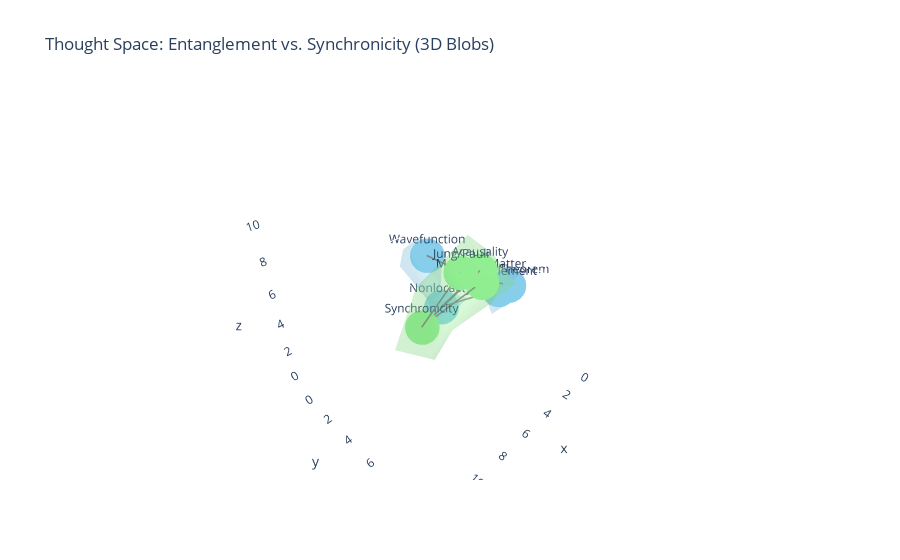

The notebook cell saved with this chart:
### Code cell
import networkx as nx
import plotly.graph_objects as go
import numpy as np
from scipy.spatial import ConvexHull

# -----------------------------
# Create the graph
# -----------------------------
G = nx.Graph()

# Blob A: Entanglement
ent_nodes = ["Entanglement", "Nonlocality", "Bell's Theorem", "Wavefunction"]
G.add_nodes_from(ent_nodes, group="entanglement")
G.add_edges_from([("Entanglement", "Nonlocality"),
                  ("Entanglement", "Bell's Theorem"),
                  ("Entanglement", "Wavefunction")])

# Blob B: Synchronicity
syn_nodes = ["Synchronicity", "Acausality", "Jung/Pauli", "Meaning-Matter"]
G.add_nodes_from(syn_nodes, group="synchronicity")
G.add_edges_from([("Synchronicity", "Acausality"),
                  ("Synchronicity", "Jung/Pauli"),
                  ("Synchronicity", "Meaning-Matter")])

# Cross-links (metaphorical bridges)
cross_links = [("Nonlocality", "Acausality"),
               ("Bell's Theorem", "Jung/Pauli")]
G.add_edges_from(cross_links)

# -----------------------------
# Assign 3D positions for nodes
# -----------------------------
np.random.seed(42)
pos = {}
# Blob A
for i, node in enumerate(ent_nodes):
    pos[node] = np.random.rand(3) * 5
# Blob B
for i, node in enumerate(syn_nodes):
    pos[node] = np.random.rand(3) * 5 + 6  # shift in space

# -----------------------------
# Function to create a visible blob (convex hull with dummy points)
# -----------------------------
def make_blob(points, color='skyblue', opacity=0.2, expand=1.5):
    new_points = []
    for p in points:
        for _ in range(10):  # 10 dummy points per node
            offset = np.random.randn(3) * 0.5 * expand
            new_points.append(p + offset)
    all_points = np.vstack([points, new_points])
    hull = ConvexHull(all_points)
    x, y, z = all_points[:,0], all_points[:,1], all_points[:,2]
    mesh = go.Mesh3d(
        x=x[hull.vertices],
        y=y[hull.vertices],
        z=z[hull.vertices],
        color=color,
        opacity=opacity,
        alphahull=5
    )
    return mesh

# Create blobs
ent_points = np.array([pos[n] for n in ent_nodes])
syn_points = np.array([pos[n] for n in syn_nodes])
blob_ent = make_blob(ent_points, color='skyblue')
blob_syn = make_blob(syn_points, color='lightgreen')

# -----------------------------
# Create edges
# -----------------------------
edge_x, edge_y, edge_z = [], [], []
for edge in G.edges():
    x0, y0, z0 = pos[edge[0]]
    x1, y1, z1 = pos[edge[1]]
    edge_x += [x0, x1, None]
    edge_y += [y0, y1, None]
    edge_z += [z0, z1, None]

edge_trace = go.Scatter3d(x=edge_x, y=edge_y, z=edge_z,
                          mode='lines',
                          line=dict(color='gray', width=3),
                          hoverinfo='none')

# -----------------------------
# Create node markers
# -----------------------------
node_x, node_y, node_z, node_text, node_color = [], [], [], [], []
for node, (x, y, z) in pos.items():
    node_x.append(x)
    node_y.append(y)
    node_z.append(z)
    node_text.append(node)
    node_color.append('skyblue' if G.nodes[node]['group']=="entanglement" else 'lightgreen')

node_trace = go.Scatter3d(x=node_x, y=node_y, z=node_z,
                          mode='markers+text',
                          marker=dict(size=12, color=node_color),
                          text=node_text,
                          textposition="top center",
                          hoverinfo='text')

# -----------------------------
# Plot figure
# -----------------------------
fig = go.Figure(data=[blob_ent, blob_syn, edge_trace, node_trace])
fig.update_layout(title="Thought Space: Entanglement vs. Synchronicity (3D Blobs)",
                  scene=dict(xaxis=dict(showbackground=False),
                             yaxis=dict(showbackground=False),
                             zaxis=dict(showbackground=False)),
                  showlegend=False)
fig.show()

### Figure 1 — Plotly figure (JSON) as saved in the notebook; plotly's stock layout.template omitted (floating-point values rounded to 4 significant figures)
{"data": [{"alphahull": 5, "color": "skyblue", "opacity": 0.2, "type": "mesh3d", "x": [2.972, 1.009, 1.654, 0.9571, 0.8766, 2.666, 3.236, 3.725, 2.164, 4.01, 4.147, 1.028, 2.769, -0.8072, 0.2943, 0.1695, 2.101, 5.388, 3.514, 4.592, 5.183], "y": [4.584, 5.035, 4.302, 4.91, 4.901, 5.011, 0.4913, 0.4207, -0.1171, 0.7261, 0.7532, 1.397, 0.8489, 4.553, 4.155, 4.634, 0.08304, -0.04135, -0.7736, -0.9485, -0.64], "z": [3.711, 3.209, 5.049, 2.19, 4.214, 2.338, 0.2723, 0.6407, 1.389, 1.533, 1.953, 0.8453, -0.7107, 3.201, 1.944, 4.42, 4.895, 5.076, 5.707, 5.29, 4.425]}, {"alphahull": 5, "color": "lightgreen", "opacity": 0.2, "type": "mesh3d", "x": [10.33, 9.235, 9.626, 9.269, 10.75, 11.58, 6.282, 8.95, 11.05, 7.796, 7.351, 6.209, 5.179, 7.076, 6.447, 7.386, 5.558], "y": [8.042, 6.071, 8.461, 7.554, 7.931, 6.878, 6.385, 6.423, 7.884, 7.518, 6.92, 9.069, 7.601, 8.11, 7.105, 9.052, 7.098], "z": [5.704, 7.301, 7.264, 6.178, 6.294, 6.344, 8.289, 8.356, 9.911, 10.8, 9.569, 8.307, 7.335, 6.932, 7.342, 8.606, 8.782]}, {"hoverinfo": "none", "line": {"color": "gray", "width": 3}, "mode": "lines", "type": "scatter3d", "x": [1.873, 2.993, null, 1.873, 0.2904, null, 1.873, 3.54, null, 2.993, 6.917, null, 0.2904, 8.16, null, 10.16, 6.917, null, 10.16, 8.16, null, 10.16, 6.697, null], "y": [4.754, 0.7801, null, 4.754, 4.331, null, 4.754, 0.1029, null, 0.7801, 7.521, null, 4.331, 7.456, null, 7.062, 7.521, null, 7.062, 7.456, null, 7.062, 7.461, null], "z": [3.66, 0.78, null, 3.66, 3.006, null, 3.66, 4.85, null, 0.78, 8.624, null, 3.006, 9.059, null, 6.909, 8.624, null, 6.909, 9.059, null, 6.909, 7.832, null]}, {"hoverinfo": "text", "marker": {"color": ["skyblue", "skyblue", "skyblue", "skyblue", "lightgreen", "lightgreen", "lightgreen", "lightgreen"], "size": 12}, "mode": "markers+text", "text": ["Entanglement", "Nonlocality", "Bell's Theorem", "Wavefunction", "Synchronicity", "Acausality", "Jung/Pauli", "Meaning-Matter"], "textposition": "top center", "type": "scatter3d", "x": [1.873, 2.993, 0.2904, 3.54, 10.16, 6.917, 8.16, 6.697], "y": [4.754, 0.7801, 4.331, 0.1029, 7.062, 7.521, 7.456, 7.461], "z": [3.66, 0.78, 3.006, 4.85, 6.909, 8.624, 9.059, 7.832]}], "layout": {"scene": {"xaxis": {"showbackground": false}, "yaxis": {"showbackground": false}, "zaxis": {"showbackground": false}}, "showlegend": false, "title": {"text": "Thought Space: Entanglement vs. Synchronicity (3D Blobs)"}}}
